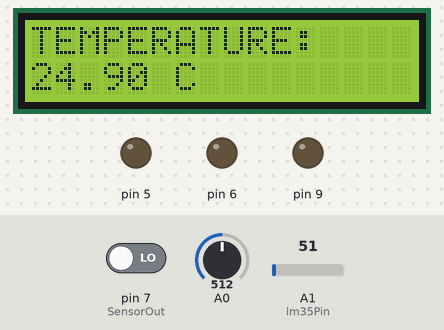
This sketch was run on a simulated Arduino Uno, built with avr-gcc and run on an emulated ATmega328P. On the bench: 16×2 character LCD, output pins drawn as LEDs (lit = HIGH). The inputs (shaded band) are chosen by the test bench; at power-on: pin 7 (SensorOut) LOW, A0 = 512, A1 (lm35Pin) = 51. What the sketch prints to the serial monitor is not drawn.

Above: at 1.2 s.
1.3 s: pin 7 (SensorOut) driven HIGH
At 1.54 s:
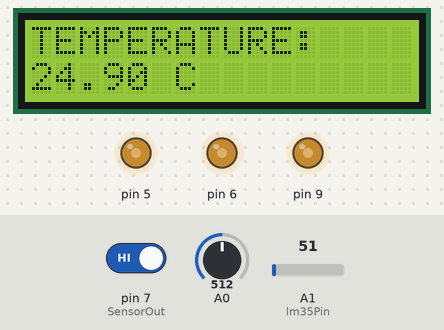
3.6 s: A0 set to 716
At 3.85 s:
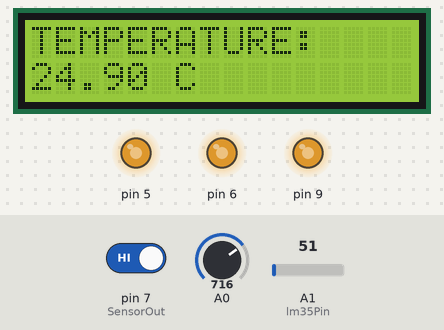
5.9 s: pin 7 (SensorOut) driven LOW
8.9 s: A1 (lm35Pin) set to 61
At 9.22 s:
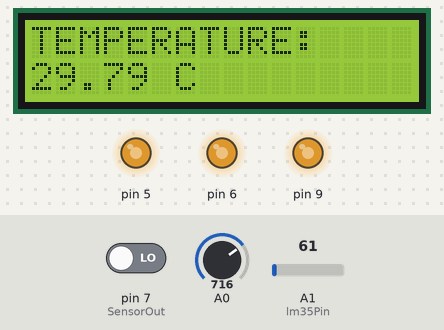
10.5 s: pin 7 (SensorOut) driven HIGH
13.5 s: A0 set to 900
At 13.69 s:
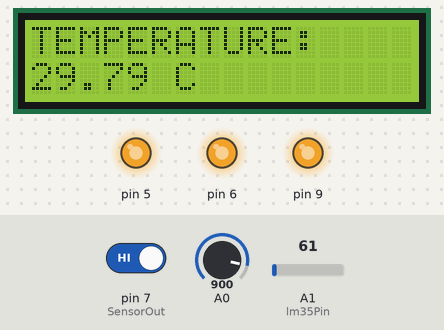
Timing chart, 0 to 16.5 s (numbered marks = the images above; inputs shaded):
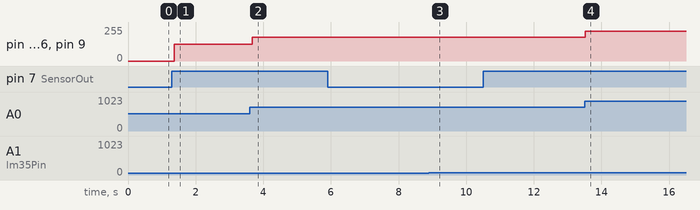

Measured:
- after the input at 1.3 s, pin 5, pin 6, pin 9: 0/255 → 127/255 after 0.07 s
- after the input at 3.6 s, pin 5, pin 6, pin 9: 127/255 → 178/255 after 0.07 s
- after the input at 8.9 s, the display: first differs from a run without the input after 0.14 s (image 3)
- after the input at 13.5 s, pin 5, pin 6, pin 9: 178/255 → 224/255 at once

The sketch:

smartIoT.ino
```cpp
#include <LiquidCrystal_I2C.h>
#include <Wire.h>
#include <IRremote.h>

//LCD 설정
LiquidCrystal_I2C lcd(0x27,16,2);

//적외선 리모컨
IRrecv irrecv(8);  // 적외선 센서 핀
decode_results results; // 적외선 수신번호 저장변수

//온도 센서
int reading;
float temperature = 0;
int lm35Pin = A1;

//인체 감지
bool On_Off = false;
int SensorOut = 7;
int val = 0;
int OFF_NUM = 0;


void setup()
{
    Serial.begin(9600);
    lcd.init();
    irrecv.enableIRIn();  //적외선 센서 활성화

    //조명
    pinMode(9,OUTPUT);
    pinMode(5,OUTPUT);
    pinMode(6,OUTPUT);

    //온도 센서
    analogReference(DEFAULT);

    //인체 감지
    pinMode(SensorOut,INPUT);
  }

void loop()
{
    //온도 측정
    reading = analogRead(lm35Pin);
    temperature = (5.0 * reading) / 1024.0;
    temperature *= 100;
    lcd.backlight();
    lcd.display();
    lcd.print("TEMPERATURE:   ");
    lcd.setCursor(0,1);
    lcd.print(temperature);
    lcd.print(" C ");

    Serial.print("temperature: ");
    Serial.print(temperature);
    Serial.print("°C ");
    Serial.println();


    val = digitalRead(SensorOut);
    if(val == HIGH){

      Serial.println(" On ");
      //조도 센서
      int sensor = analogRead(A0);  //  A0핀에 있는 값을 아날로그 값으로 읽어온다. (조도센서)
                                //  sensor값은 0~1023의 값을 갖는다.
                                //  LED는 0~255까지의 값을 갖는다.

      int led = ((float)sensor / 1023) * 255;

     /* Serial.println(led,HEX);      //  BIN은 binary로, led값을 이진수로 출력
                                //  HEX는 16진수*/
      analogWrite(9,led);
      analogWrite(5,led);
      analogWrite(6,led);
      OFF_NUM=0;
    }
    else
    {
      Serial.println(" Off ");
      OFF_NUM++;
      Serial.println(OFF_NUM);

      if(OFF_NUM == 200)
      {
        OFF_NUM = 0;
        analogWrite(9,0);
        analogWrite(5,0);
        analogWrite(6,0);
      }
    }

    //사람이 있으면 조명 킴
  /*  if(On_Off)
    {
      //조도 센서
      int sensor = analogRead(A0);  //  A0핀에 있는 값을 아날로그 값으로 읽어온다. (조도센서)
                                //  sensor값은 0~1023의 값을 갖는다.
                                //  LED는 0~255까지의 값을 갖는다.

      int led = ((float)sensor / 1023) * 255;

      analogWrite(9,led);
      analogWrite(5,led);
      analogWrite(6,led);

    }

     //인체감지센서 값 입력받음
  int value = digitalRead(SensorOut);
  //시리얼창에 값 표시
  Serial.println(value);
  //인체감지되면 2번에 전류를 흘려라
  if(value == HIGH) digitalWrite(9,HIGH);
  //인체감지가 안되면 전류를 끊어라
  else digitalWrite(9,LOW);
  delay(1000);
    */
  delay(100); //10초마다 Refresh
  lcd.clear();

}
```
